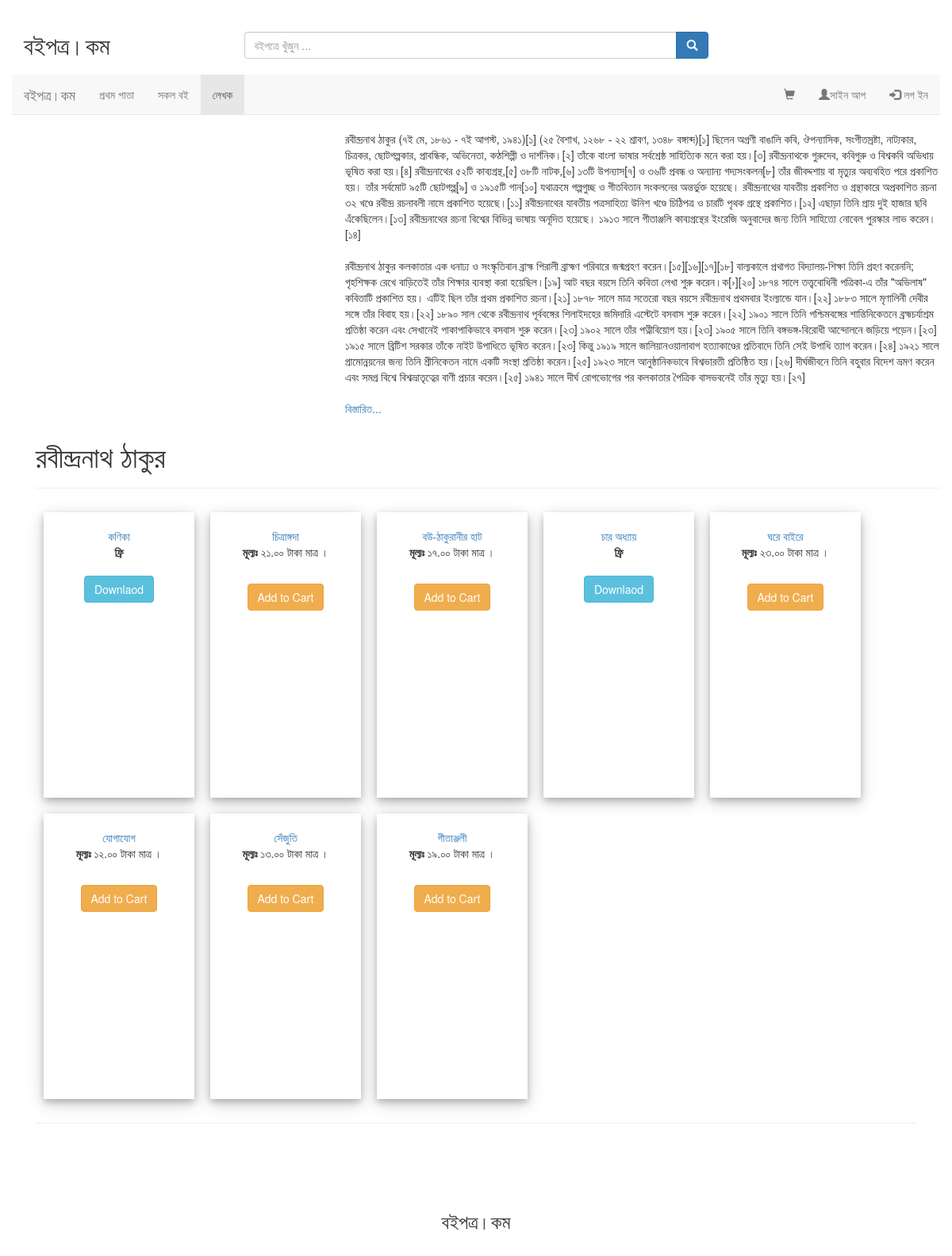
Page /author/রবীন্দ্রনাথ-ঠাকুর/ on the committed database.
### books/models.py (models this page shows, shortened)
class Author(models.Model):
    author_name=models.CharField(max_length=255)
    slug = models.CharField(unique=True, max_length=255)
    description = models.TextField(null=True,blank=True)
    image = models.ImageField(upload_to=author_upload_location,null=True,blank=True)
    external_link=models.TextField(null=True,blank=True)
    def __str__(self):
        return self.author_name

class Book(models.Model):
    title = models.CharField(max_length=255)
    authors = models.ManyToManyField('Author', blank=True)
    slug = models.CharField(unique=True, max_length=255)
    category = models.CharField(max_length=120,null=True,blank=True) ##Type In catalog
    subject = models.CharField(max_length=120, null=True,blank=True)
    cover = models.ImageField(upload_to=upload_location,null=True,blank=True)
    book_file = models.FileField(upload_to=upload_location)
    book_type = models.CharField( max_length=120, default="Ebook",blank=True)
    published = models.DateField(auto_now=False, auto_now_add=False, null=True,blank=True) #will be CHANGE
    added = models.DateTimeField(auto_now=False, auto_now_add=False, null=True,blank=True)
    updated = models.DateTimeField(auto_now=False, auto_now_add=False, null=True,blank=True)
    price = models.DecimalField(decimal_places=2, max_digits=20, null=True,blank=True, default=0.00)
    free = models.BooleanField(default=False)
    active = models.BooleanField(default=True)
    ratings = GenericRelation(Rating, related_query_name='books')
    def get_price(self):
        if self.free or self.price==None:
            return 0;
        return self.price
    def get_price_in_bn(self):
        return convert_number_in_bangla(self.get_price())
    def get_absolute_url(self):
        return reverse("books:detail", kwargs={"slug": self.slug})

### books/views.py (the view)
# urls.py: url(r'^author/(?P<slug>[\w|\W]+)/$', author_detail, name='author_detail'),
def author_detail(request,slug=None):
    author = get_object_or_404(Author,slug=slug)
    print(author)
    context={
        "author":author,
        "nbar":"author",
    }
    return render(request, "books/author-detail.html", context)

### books/convert_to_bangla.py (called while the page is built)
def convert_number_in_bangla(number):
    temp=str(number)
    ret="";
    for i in range(0,len(temp)):
        if (temp[i]=='1'):
            ret=ret+'১'
        elif (temp[i]=='2'):
            ret=ret+'২'
        elif (temp[i]=='3'):
            ret=ret+'৩'
        elif (temp[i]=='4'):
            ret=ret+'৪'
        elif (temp[i]=='5'):
            ret=ret+'৫'
        elif (temp[i]=='6'):
            ret=ret+'৬'
        elif (temp[i]=='7'):
            ret=ret+'৭'
        elif (temp[i]=='8'):
            ret=ret+'৮'
        elif (temp[i]=='9'):
            ret=ret+'৯'
        elif (temp[i]=='0'):
            ret=ret+'০'
        else:
            ret=ret+temp[i]
    return ret

### books/templates/books/author-detail.html (shortened to what this page needs)
{% extends "base.html" %}
{% load staticfiles %}
{% load ratings %}
{% load crispy_forms_tags %}
{% block content %}
    <div class="row">
        <div class="col-sm-4">
            {% if author.image %}
                <img src="{{author.image.url}}" alt=""  width="300px" /> <br>
            {% endif %}
        </div>
        {% if author.description %}
            <div class="col-sm-8">
                <p>
                    {{author.description|linebreaksbr}}
                    {% if author.external_link %}
                        <br><br>
                        <a href="{{author.external_link}}">বিস্তারিত...</a>
                    {% endif %}
                </p>
            </div>
        {% endif %}
    </div>
    <h1>{{author.author_name}}</h1>
    <hr>
        {% for book in author.book_set.all %}
        <div class="polaroid col-lg-2 col-md-2 col-sm-3 col-xs-4 " style="margin:10px ; height:360px">
            <img src="{{book.cover.url}}" alt="" class="img-responsive" /> <br>
            <p>
                <a href="{{book.get_absolute_url}}">{{book.title}}</a><br>
                {% if not book.free %}
                    <b> মূল্যঃ</b> {{book.get_price_in_bn}}  টাকা মাত্র । <br><br>
                    <form class='add-form' method='GET' action="">
                        <input id='submit-btn' type='submit' value='Add to Cart' class='btn btn-warning' />
                    </form>
                {% else %}
                    <b> ফ্রি</b><br> <br>
                    <a href="{{book.book_file.url}}" type="button" class="btn btn-info">Downlaod</a>
                    <br>
                {% endif %}
            </p>
        </div>
        {% endfor %}
{% endblock %}

### static/css/sidebar.css (style rules this page uses)
body { margin: 0px; padding: 0px; }

### static/css/custom.css (style rules this page uses)
html { font-family: 'Noto Sans Bengali UI', sans-serif; }
div.polaroid { box-shadow: 0 4px 8px 0 rgba(0, 0, 0, 0.2), 0 6px 20px 0 rgba(0, 0, 0, 0.19); text-align: center; }

### rows in the picture
Author: description "রবীন্দ্রনাথ ঠাকুর (৭ই মে, ১৮৬১ - ৭ই আগস্ট, ১৯৪১)[১] (২৫ বৈশাখ, ১২৬৮ - ২২ শ্রাবণ, ১৩৪৮ বঙ্গাব্দ)[১] ছিলেন অগ্রণী বাঙালি কবি, ঔপন্যাসিক, সংগীতস্রষ্টা, নাট্যকার, চিত্রকর, ছোটগল্পকার, প্রাবন্ধিক, অভিনেতা, কণ্ঠশিল্পী ও দার্শনিক।[২] তাঁকে বাংলা ভাষার সর্বশ্রেষ্ঠ সাহিত্যিক মনে করা হয়।[৩] রবীন্দ্রনাথকে গুরুদেব, কবিগুরু ও বিশ্বকবি অভিধায় ভূষিত করা হয়।[৪] রবীন্দ্রনাথের ৫২টি কাব্যগ্রন্থ,[৫] ৩৮টি নাটক,[৬] ১৩টি উপন্যাস[৭] ও ৩৬টি প্রবন্ধ ও অন্যান্য গদ্যসংকলন[৮] তাঁর জীবদ্দশায় বা মৃত্যুর অব্যবহিত পরে প্রকাশিত হয়। তাঁর সর্বমোট ৯৫টি ছোটগল্প[৯] ও ১৯১৫টি গান[১০] যথাক্রমে গল্পগুচ্ছ ও গীতবিতান সংকলনের অন্তর্ভুক্ত হয়েছে। রবীন্দ্রনাথের যাবতীয় প্রকাশিত ও গ্রন্থাকারে অপ্রকাশিত রচনা ৩২ খণ্ডে রবীন্দ্র রচনাবলী…", author_name "রবীন্দ্রনাথ ঠাকুর"
Book: title "কণিকা"
Book: title "চিত্রাঙ্গদা", get_price_in_bn "২১.০০"
Book: title "বউ-ঠাকুরানীর হাট", get_price_in_bn "১৭.০০"
Book: title "চার অধ্যায়"
Book: title "ঘরে বাইরে", get_price_in_bn "২৩.০০"
Book: title "যোগাযোগ", get_price_in_bn "১২.০০"
Book: title "সেঁজুতি", get_price_in_bn "১৩.০০"
Book: title "গীতাঞ্জলী", get_price_in_bn "১৯.০০"
